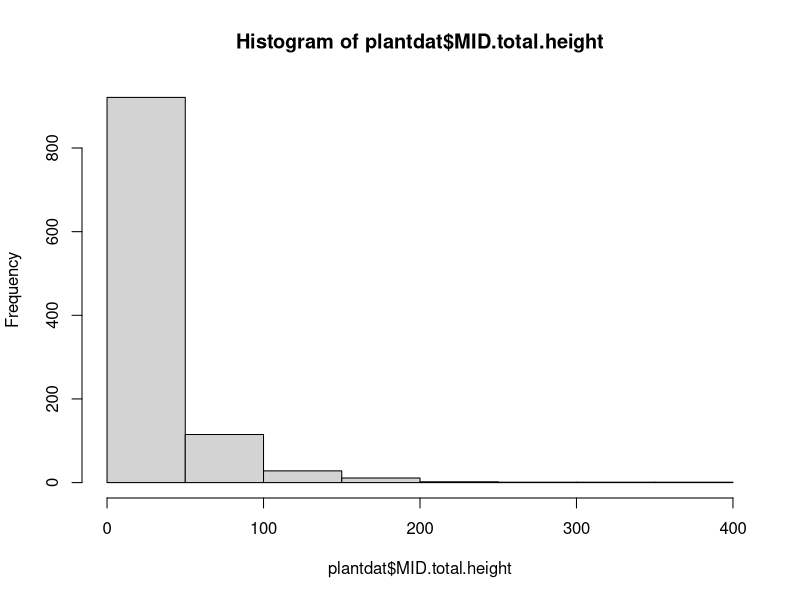
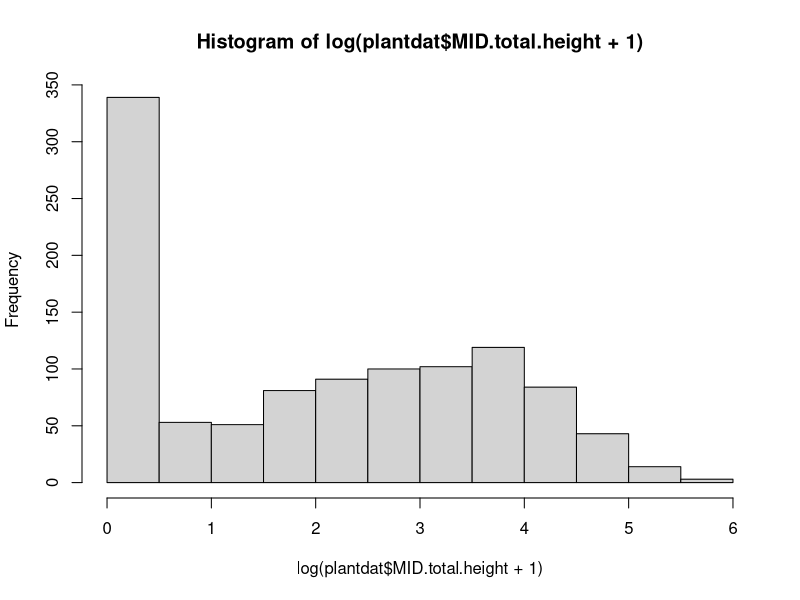
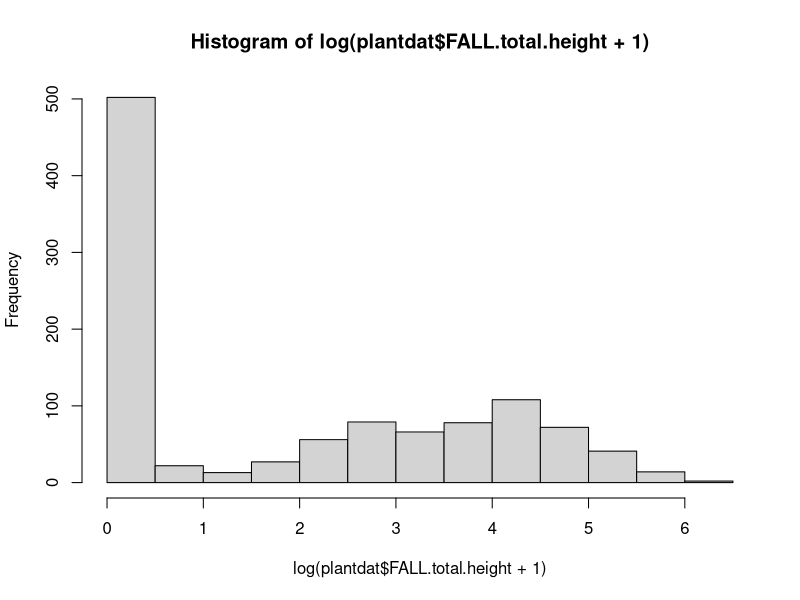
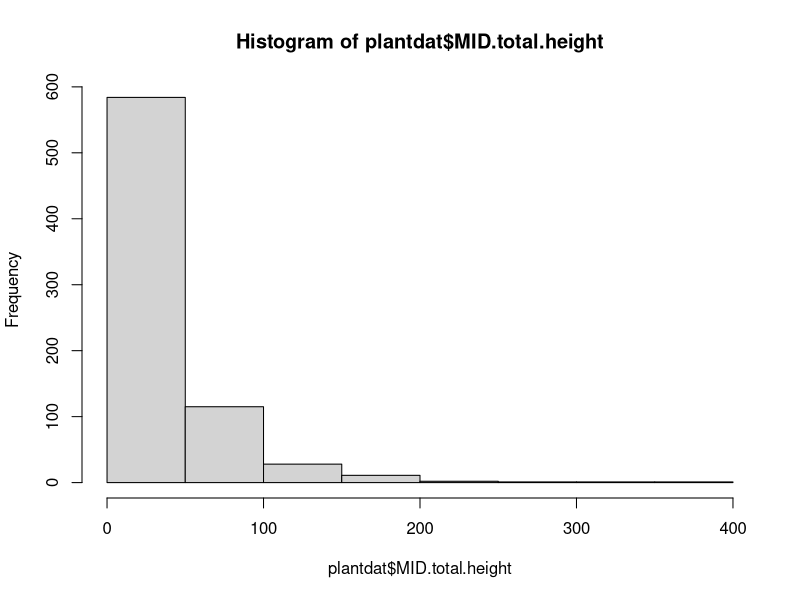
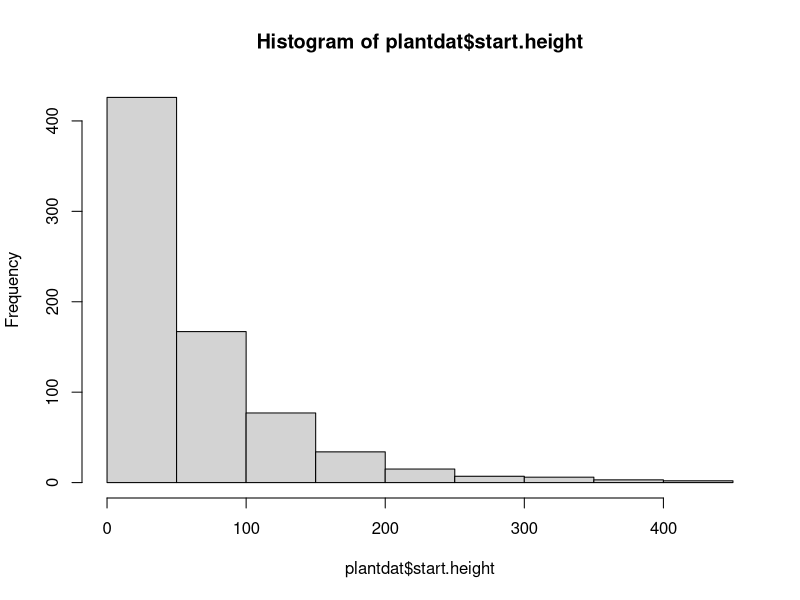
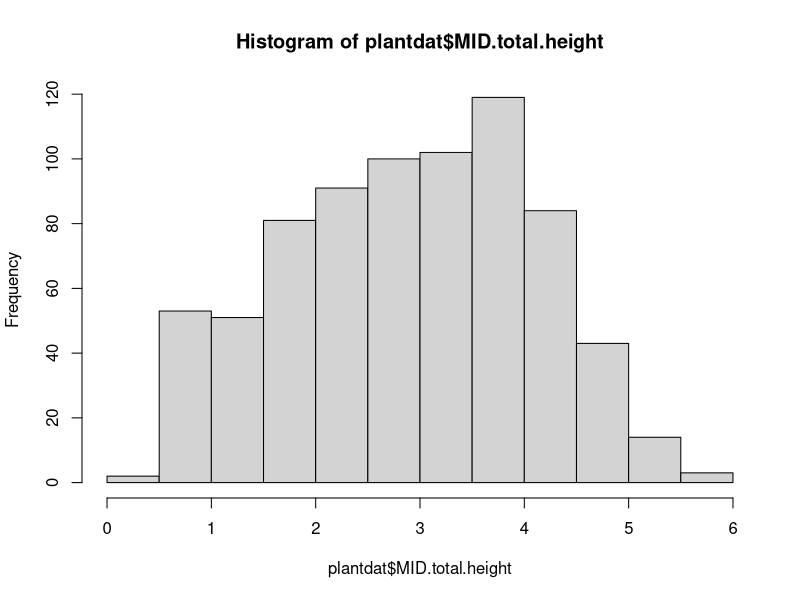
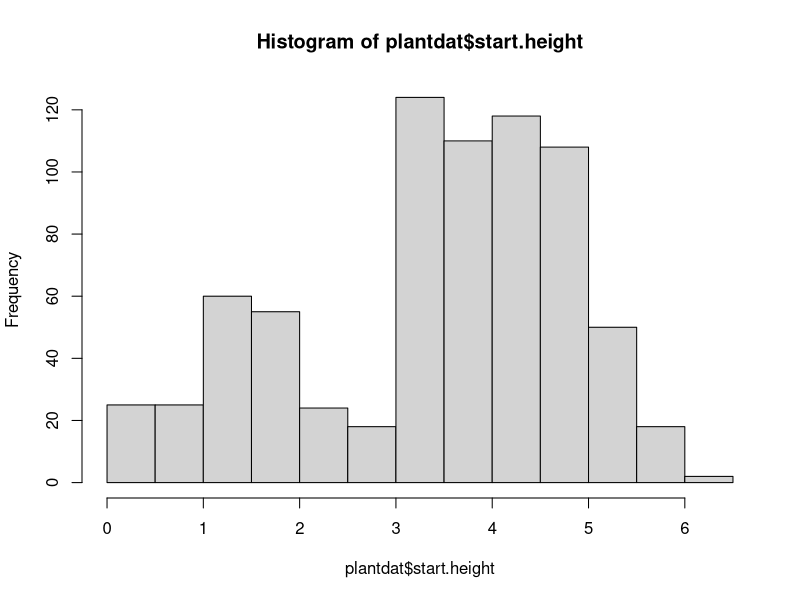
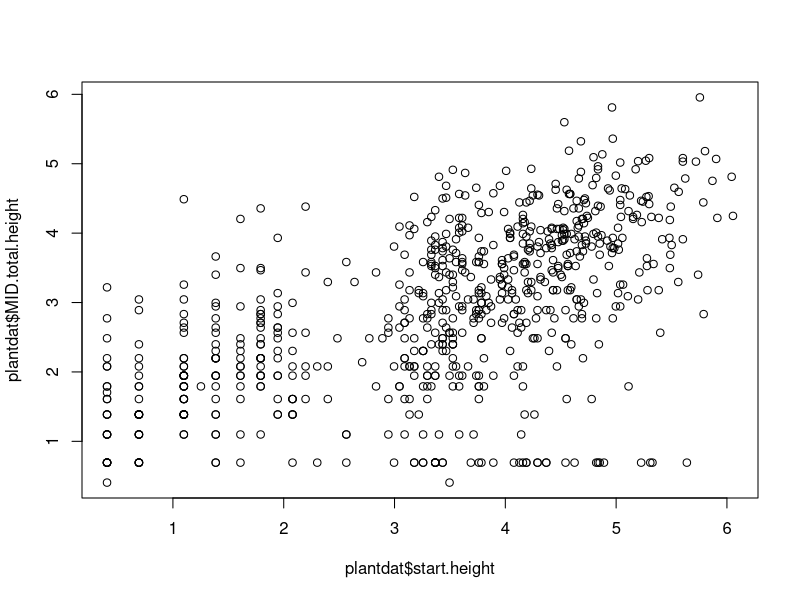

Recreate these plots in R, in order.
## ---- chunk 1
path.root="C:/Users/DW/Desktop/transplant_analysis/" 
path.dat=paste(path.root, "/Data", sep="") # MAIN DATA FILES
path.dat.raw=paste(path.dat, "/raw_data", sep="") # Don't write here!
path.code=paste(path.root, "/Rcode", sep="") # Source Code
path.obj=paste(path.root, "/Robjects", sep="") # To store temporary objects
path.fig=paste(path.root, "/Figures", sep="") # Polished & exploratory figures

setwd(path.dat); setwd(path.dat.raw); setwd(path.code); setwd(path.fig); setwd(path.obj)
## ---- chunk 2
setwd(path.dat.raw)
plantdat <- read.csv(file="plantdata.csv")
dim(plantdat); #colnames(plantdat)

# check whole data structure
#str(plantdat)
## ---- chunk 3
summary(plantdat$MID.total.height) #OK, zero inflated
summary(plantdat$FALL.total.height) #OK, super zero inflated

# remove seeds 
plantdat <- plantdat[ !grepl("SEED", plantdat$pot) , ]
summary(plantdat$pot) 

# replace values
plantdat$pot <- as.character(plantdat$pot)
plantdat$pot[plantdat$pot=="XL"]<-5
plantdat$pot[plantdat$pot=="XS"]<-1
plantdat$pot[plantdat$pot=="S"]<-2

#LARGE & MEDIUM MIGHT HAVE TO SWITCH
plantdat$pot[plantdat$pot=="L"]<-4
plantdat$pot[plantdat$pot=="M"]<-3
plantdat$pot <- as.numeric(plantdat$pot) # BACK TO NUMERIC
summary(plantdat$pot) 

## ---- chunk 4
# QUICK NORMALITY CHECK 
hist(plantdat$MID.total.height) # nope, definatly not
hist(log(plantdat$MID.total.height + 1)) # hahaha
hist(log(plantdat$FALL.total.height + 1)) # hahahah
# SHOULD TRY WITH & WITHOUT ZEROS 


# zeros removed & vars log trans
plantdat <- plantdat[which(plantdat$MID.total.height > 0), ]
hist(plantdat$MID.total.height) # nope, definatly not
hist(plantdat$start.height) # nope, definatly not

# remove herb plants
#plantdat <- plantdat[ !grepl("HERB", plantdat$mid.condition) , ]
dim(plantdat)


summary(plantdat$MID.total.height) #
plantdat$MID.total.height <- log(plantdat$MID.total.height + 1)
plantdat$start.height <- log(plantdat$start.height + 1)
hist(plantdat$MID.total.height) # better 
hist(plantdat$start.height) # better




z1 <- lm(plantdat$MID.total.height ~ plantdat$start.height + plantdat$pot)  # no interaction between START-HEIGHT and POT
z2 <- lm(plantdat$MID.total.height ~ plantdat$start.height + plantdat$pot + plantdat$start.height:plantdat$pot)  # interaction term present
z3 <- lm(plantdat$MID.total.height ~ plantdat$start.height * plantdat$pot)   
plot(plantdat$MID.total.height ~ plantdat$start.height * plantdat$pot)
anova(z1)
anova(z2)

summary(z1)
summary(z2)


AIC(z1)
AIC(z2)

preddom <- plantdat[ ,c('start.height', 'pot')]
potential <- predict(z2, preddom)
dim(plantdat)
length(potential)
plantdat2 <- cbind(plantdat, potential)

# growth given potential 
plantdat2$spring <- plantdat2$MID.total.height / plantdat2$potential
boxplot(plantdat2$spring ~ plantdat2$site)
hist(log(plantdat2$spring + 1))

summary(plantdat2)

## ---- chunk 5
# QUICK NORMALITY CHECK 
hist(plantdat$FALL.total.height) # nope, definatly not
hist(log(plantdat$FALL.total.height + 1)) # hahaha
hist(log(plantdat$FALL.total.height + 1)) # hahahah
# SHOULD TRY WITH & WITHOUT ZEROS 


# zeros removed & vars log trans
plantdat <- plantdat[which(plantdat$FALL.total.height > 0), ]
hist(plantdat$FALL.total.height) # nope, definatly not
hist(plantdat$start.height) # nope, definatly not

summary(plantdat$FALL.total.height) #
plantdat$FALL.total.height <- log(plantdat$FALL.total.height + 1)
#plantdat$start.height <- log(plantdat$start.height + 1)
hist(plantdat$FALL.total.height) # better 
hist(plantdat$start.height) # better




z1 <- lm(plantdat$FALL.total.height ~ plantdat$start.height + plantdat$pot)  # no interaction between START-HEIGHT and POT
z2 <- lm(plantdat$FALL.total.height ~ plantdat$start.height + plantdat$pot + plantdat$start.height:plantdat$pot)  # interaction term present
z3 <- lm(plantdat$FALL.total.height ~ plantdat$start.height * plantdat$pot)   
#plot(plantdat$FALL.total.height ~ plantdat$start.height * plantdat$pot)
anova(z1)
anova(z2)

summary(z1)
summary(z2)


AIC(z1)
AIC(z2)

preddom <- plantdat[ ,c('start.height', 'pot')]
potential <- predict(z2, preddom)
dim(plantdat)
length(potential)
plantdat3 <- cbind(plantdat, potential)

# growth given potential 
plantdat3$FALL <- plantdat3$FALL.total.height / plantdat3$potential


boxplot(plantdat3$FALL ~ plantdat3$site)
hist(log(plantdat3$FALL + 1))
plantdat3$site_fac <- factor(plantdat3$site, levels = c("THOMAS", "MOSBY",  "WILEY", "HUNTER", "CALAPOOIA", "COAST", "LOOK", "ROCK"))
levels(plantdat3$site)
levels(plantdat3$site)
boxplot(plantdat3$FALL ~ plantdat3$site_fac, col=c("blue", "green", "blue", "blue", "blue", "yellow", "green", "yellow"))

# average down to plot level for sites

frame <- data.frame(matrix(NA, nrow = 1, ncol = 2))
colnames(frame) <- c("FALL", "site")

sites <- c("THOMAS", "MOSBY",  "WILEY", "HUNTER", "CALAPOOIA", "COAST", "LOOK", "ROCK")
for(i in 1:length(sites)){
  current <- plantdat3[which(plantdat3$site==paste(sites[i])), ]
  final <- tapply(current$FALL, current$plot, mean)
  final <- data.frame(final)
  final$siteR <- paste(sites[i])
  colnames(final) <- c("FALL", "site")
  frame <- rbind(frame, final); rm(final) 
}
str(frame)
head(frame)
tail(frame)
dim(frame)
frame <- frame[2:nrow(frame), ]

frame$site <- factor(frame$site, levels = c("THOMAS", "MOSBY",  "WILEY", "HUNTER", "CALAPOOIA", "COAST", "LOOK", "ROCK"))
boxplot(frame$FALL ~ frame$site, col=c("lightblue", "green", "lightblue", "lightblue", "lightblue", "green", "green", "green"), ylab="relative growth rate", xaxt = "n")
axis(1, at=1:8, labels=FALSE)
names <- levels(frame$site)
text(cex=1.1, x=seq(0.5, 7.5, by=1), y=-0.12, names, xpd=TRUE, srt=45)


###################
#barplots

frame1 <- frame[complete.cases(frame$FALL),] 
frame2 <- tapply(frame1$FALL, frame1$site, mean)
barplot(frame2)



